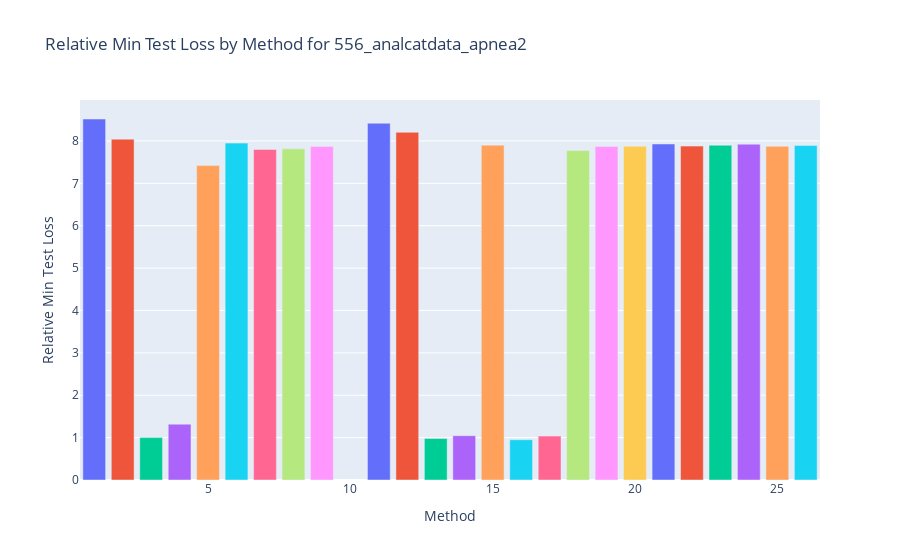
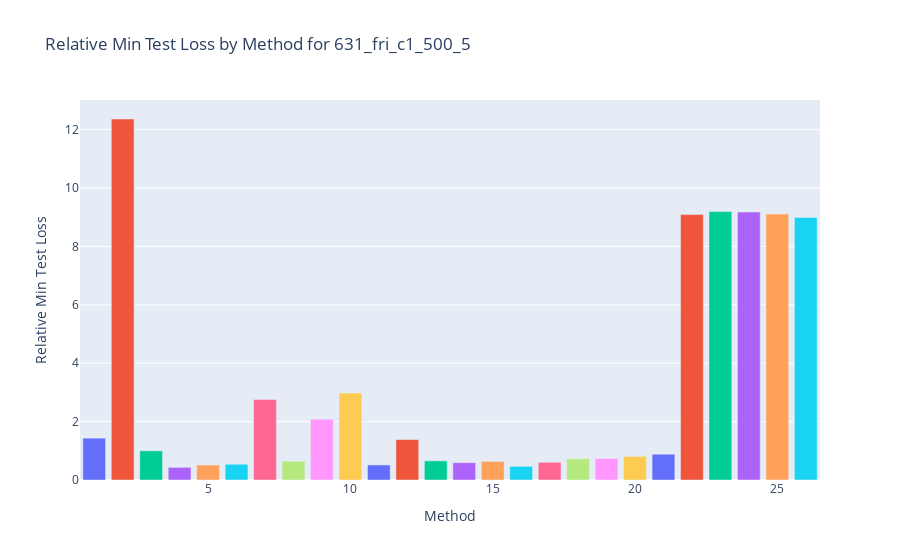
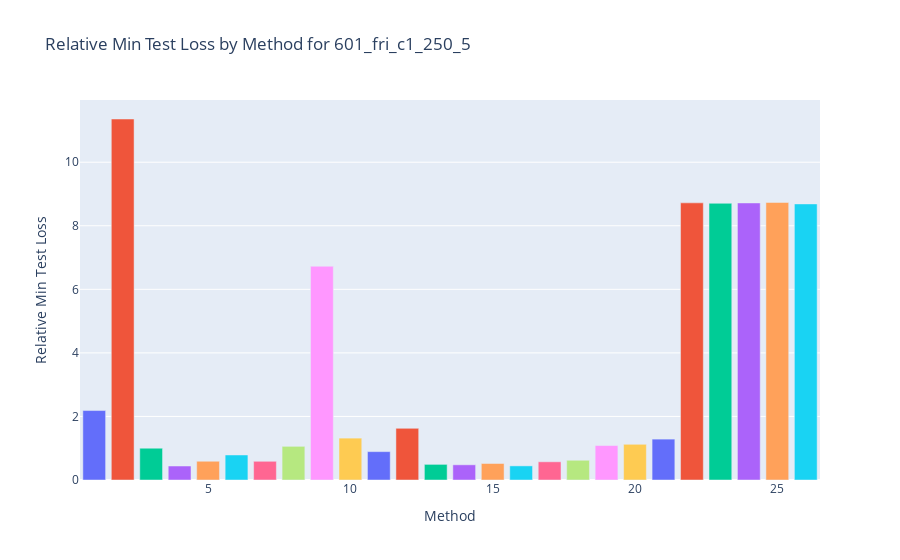
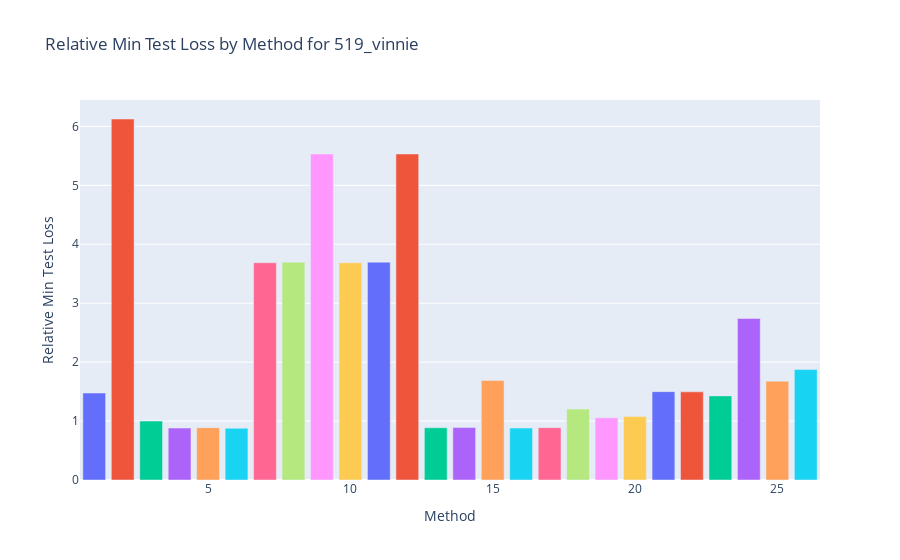

Notebook code for these charts, in order:
### Code cell
import plotly.graph_objects as go
import plotly.express as px

colors = px.colors.qualitative.Plotly

colors = [*colors,*colors,*colors,*colors]

dataset_names = list(min_test_loss.keys())

for dataset_name in dataset_names:
    # Extract methods and corresponding test losses for the current dataset
    methods = list(relative_min_test_loss[dataset_name].keys())
    test_losses = [relative_min_test_loss[dataset_name][method] for method in methods]

    # Create a bar chart for the current dataset
    fig = go.Figure(data=[
        go.Bar(
            x=methods,
            y=test_losses,
            name=dataset_name,
            marker_color=colors[:len(methods)]  # Assign different colors to each bar
        )
    ])

    print(methods)
    
    # Customize the layout
    fig.update_layout(
        title=f'Relative Min Test Loss by Method for {dataset_name}',
        xaxis=dict(
            title='Method',
            #tickmode='array',
            #tickvals=list(range(len(methods))),
            #ticktext=methods
        ),
        yaxis=dict(
            title='Relative Min Test Loss'
        ),
        legend_title=dataset_name
        # Additional customizations can be added here
    )

    # Show the plot
    fig.show()

### Figure 1 — Plotly figure (JSON) as saved in the notebook; plotly's stock layout.template omitted (floating-point values rounded to 4 significant figures)
{"data": [{"marker": {"color": ["#636EFA", "#EF553B", "#00CC96", "#AB63FA", "#FFA15A", "#19D3F3", "#FF6692", "#B6E880", "#FF97FF", "#FECB52", "#636EFA", "#EF553B", "#00CC96", "#AB63FA", "#FFA15A", "#19D3F3", "#FF6692", "#B6E880", "#FF97FF", "#FECB52", "#636EFA", "#EF553B", "#00CC96", "#AB63FA", "#FFA15A", "#19D3F3"]}, "name": "556_analcatdata_apnea2", "type": "bar", "x": [1, 2, 3, 4, 5, 6, 7, 8, 9, 10, 11, 12, 13, 14, 15, 16, 17, 18, 19, 20, 21, 22, 23, 24, 25, 26], "y": [8.518, 8.043, 1, 1.318, 7.418, 7.949, 7.801, 7.815, 7.872, null, 8.417, 8.204, 0.9794, 1.046, 7.902, 0.9508, 1.036, 7.774, 7.872, 7.876, 7.929, 7.879, 7.899, 7.924, 7.874, 7.894]}], "layout": {"legend": {"title": {"text": "556_analcatdata_apnea2"}}, "title": {"text": "Relative Min Test Loss by Method for 556_analcatdata_apnea2"}, "xaxis": {"title": {"text": "Method"}}, "yaxis": {"title": {"text": "Relative Min Test Loss"}}}}

### Figure 2 — Plotly figure (JSON) as saved in the notebook; plotly's stock layout.template omitted (floating-point values rounded to 4 significant figures)
{"data": [{"marker": {"color": ["#636EFA", "#EF553B", "#00CC96", "#AB63FA", "#FFA15A", "#19D3F3", "#FF6692", "#B6E880", "#FF97FF", "#FECB52", "#636EFA", "#EF553B", "#00CC96", "#AB63FA", "#FFA15A", "#19D3F3", "#FF6692", "#B6E880", "#FF97FF", "#FECB52", "#636EFA", "#EF553B", "#00CC96", "#AB63FA", "#FFA15A", "#19D3F3"]}, "name": "631_fri_c1_500_5", "type": "bar", "x": [1, 2, 3, 4, 5, 6, 7, 8, 9, 10, 11, 12, 13, 14, 15, 16, 17, 18, 19, 20, 21, 22, 23, 24, 25, 26], "y": [1.434, 12.36, 1, 0.4323, 0.5131, 0.5388, 2.759, 0.6406, 2.084, 2.979, 0.5153, 1.386, 0.6568, 0.5937, 0.6364, 0.468, 0.6064, 0.7285, 0.7369, 0.809, 0.8832, 9.089, 9.193, 9.176, 9.108, 8.987]}], "layout": {"legend": {"title": {"text": "631_fri_c1_500_5"}}, "title": {"text": "Relative Min Test Loss by Method for 631_fri_c1_500_5"}, "xaxis": {"title": {"text": "Method"}}, "yaxis": {"title": {"text": "Relative Min Test Loss"}}}}

### Figure 3 — Plotly figure (JSON) as saved in the notebook; plotly's stock layout.template omitted (floating-point values rounded to 4 significant figures)
{"data": [{"marker": {"color": ["#636EFA", "#EF553B", "#00CC96", "#AB63FA", "#FFA15A", "#19D3F3", "#FF6692", "#B6E880", "#FF97FF", "#FECB52", "#636EFA", "#EF553B", "#00CC96", "#AB63FA", "#FFA15A", "#19D3F3", "#FF6692", "#B6E880", "#FF97FF", "#FECB52", "#636EFA", "#EF553B", "#00CC96", "#AB63FA", "#FFA15A", "#19D3F3"]}, "name": "601_fri_c1_250_5", "type": "bar", "x": [1, 2, 3, 4, 5, 6, 7, 8, 9, 10, 11, 12, 13, 14, 15, 16, 17, 18, 19, 20, 21, 22, 23, 24, 25, 26], "y": [2.186, 11.36, 1, 0.4402, 0.5904, 0.7872, 0.5888, 1.06, 6.726, 1.318, 0.8929, 1.626, 0.492, 0.478, 0.5195, 0.444, 0.5729, 0.6211, 1.084, 1.124, 1.287, 8.722, 8.708, 8.719, 8.734, 8.688]}], "layout": {"legend": {"title": {"text": "601_fri_c1_250_5"}}, "title": {"text": "Relative Min Test Loss by Method for 601_fri_c1_250_5"}, "xaxis": {"title": {"text": "Method"}}, "yaxis": {"title": {"text": "Relative Min Test Loss"}}}}

### Figure 4 — Plotly figure (JSON) as saved in the notebook; plotly's stock layout.template omitted (floating-point values rounded to 4 significant figures)
{"data": [{"marker": {"color": ["#636EFA", "#EF553B", "#00CC96", "#AB63FA", "#FFA15A", "#19D3F3", "#FF6692", "#B6E880", "#FF97FF", "#FECB52", "#636EFA", "#EF553B", "#00CC96", "#AB63FA", "#FFA15A", "#19D3F3", "#FF6692", "#B6E880", "#FF97FF", "#FECB52", "#636EFA", "#EF553B", "#00CC96", "#AB63FA", "#FFA15A", "#19D3F3"]}, "name": "519_vinnie", "type": "bar", "x": [1, 2, 3, 4, 5, 6, 7, 8, 9, 10, 11, 12, 13, 14, 15, 16, 17, 18, 19, 20, 21, 22, 23, 24, 25, 26], "y": [1.475, 6.126, 1, 0.8815, 0.8882, 0.8777, 3.687, 3.697, 5.533, 3.687, 3.697, 5.533, 0.886, 0.89, 1.689, 0.8816, 0.8881, 1.203, 1.054, 1.077, 1.499, 1.496, 1.428, 2.741, 1.675, 1.874]}], "layout": {"legend": {"title": {"text": "519_vinnie"}}, "title": {"text": "Relative Min Test Loss by Method for 519_vinnie"}, "xaxis": {"title": {"text": "Method"}}, "yaxis": {"title": {"text": "Relative Min Test Loss"}}}}
